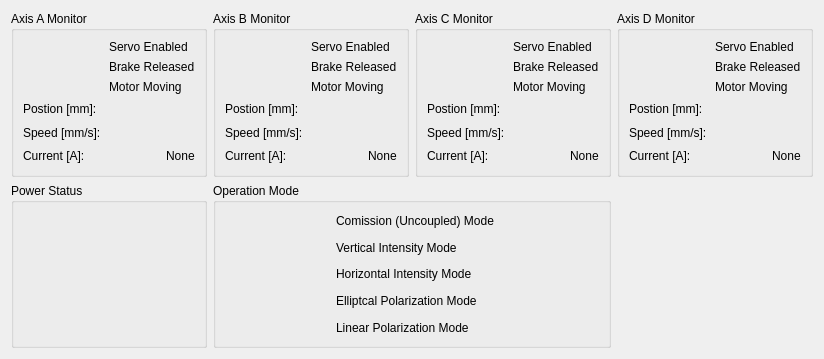
<?xml version="1.0" encoding="UTF-8"?>
<ui version="4.0">
 <class>monitor_wg</class>
 <widget class="QWidget" name="monitor_wg">
  <property name="geometry">
   <rect>
    <x>0</x>
    <y>0</y>
    <width>824</width>
    <height>359</height>
   </rect>
  </property>
  <property name="windowTitle">
   <string>Form</string>
  </property>
  <property name="locale">
   <locale language="English" country="UnitedStates"/>
  </property>
  <layout class="QGridLayout" name="gridLayout_7">
   <item row="0" column="0">
    <widget class="QGroupBox" name="groupBox_2">
     <property name="title">
      <string>Axis A Monitor</string>
     </property>
     <layout class="QGridLayout" name="gridLayout_9">
      <item row="0" column="0" colspan="2">
       <layout class="QGridLayout" name="gridLayout">
        <item row="2" column="1">
         <widget class="QLabel" name="label_7">
          <property name="text">
           <string>Motor Moving</string>
          </property>
         </widget>
        </item>
        <item row="2" column="0">
         <widget class="PyDMByteIndicator" name="bitAxisAMvn">
          <property name="sizePolicy">
           <sizepolicy hsizetype="Preferred" vsizetype="Preferred">
            <horstretch>0</horstretch>
            <verstretch>0</verstretch>
           </sizepolicy>
          </property>
          <property name="toolTip">
           <string/>
          </property>
          <property name="channel" stdset="0">
           <string>ca://und:AxisA:MoveStatus</string>
          </property>
          <property name="showLabels" stdset="0">
           <bool>false</bool>
          </property>
          <property name="circles" stdset="0">
           <bool>true</bool>
          </property>
          <property name="labels" stdset="0">
           <stringlist>
            <string>Motor Moving</string>
           </stringlist>
          </property>
         </widget>
        </item>
        <item row="0" column="0">
         <widget class="PyDMByteIndicator" name="bitAxisAEn">
          <property name="toolTip">
           <string/>
          </property>
          <property name="channel" stdset="0">
           <string>ca://und:AxisA:DriveEnableStatus</string>
          </property>
          <property name="showLabels" stdset="0">
           <bool>false</bool>
          </property>
          <property name="circles" stdset="0">
           <bool>true</bool>
          </property>
          <property name="labels" stdset="0">
           <stringlist>
            <string>Servo Enabled</string>
           </stringlist>
          </property>
         </widget>
        </item>
        <item row="0" column="1">
         <widget class="QLabel" name="label_6">
          <property name="text">
           <string>Servo Enabled</string>
          </property>
         </widget>
        </item>
        <item row="1" column="0">
         <widget class="PyDMByteIndicator" name="bitAxisABrk">
          <property name="sizePolicy">
           <sizepolicy hsizetype="Preferred" vsizetype="Preferred">
            <horstretch>0</horstretch>
            <verstretch>0</verstretch>
           </sizepolicy>
          </property>
          <property name="toolTip">
           <string/>
          </property>
          <property name="channel" stdset="0">
           <string>ca://und:AxisA:BrakeStatus</string>
          </property>
          <property name="showLabels" stdset="0">
           <bool>false</bool>
          </property>
          <property name="circles" stdset="0">
           <bool>true</bool>
          </property>
          <property name="labels" stdset="0">
           <stringlist>
            <string>Motor Moving</string>
           </stringlist>
          </property>
         </widget>
        </item>
        <item row="1" column="1">
         <widget class="QLabel" name="label_18">
          <property name="text">
           <string>Brake Released</string>
          </property>
         </widget>
        </item>
       </layout>
      </item>
      <item row="1" column="0">
       <widget class="QLabel" name="label_14">
        <property name="text">
         <string>Postion [mm]:</string>
        </property>
       </widget>
      </item>
      <item row="1" column="1">
       <widget class="PyDMLabel" name="labelAxisAPos">
        <property name="sizePolicy">
         <sizepolicy hsizetype="Maximum" vsizetype="Preferred">
          <horstretch>0</horstretch>
          <verstretch>0</verstretch>
         </sizepolicy>
        </property>
        <property name="toolTip">
         <string/>
        </property>
        <property name="precision" stdset="0">
         <number>10</number>
        </property>
        <property name="precisionFromPV" stdset="0">
         <bool>true</bool>
        </property>
        <property name="channel" stdset="0">
         <string>ca://und:AxisA:ActualPosition</string>
        </property>
        <property name="displayFormat" stdset="0">
         <enum>PyDMLabel::Default</enum>
        </property>
       </widget>
      </item>
      <item row="2" column="0">
       <widget class="QLabel" name="label_22">
        <property name="text">
         <string>Speed [mm/s]:</string>
        </property>
       </widget>
      </item>
      <item row="2" column="1">
       <widget class="PyDMLabel" name="labelAxisASpd">
        <property name="sizePolicy">
         <sizepolicy hsizetype="Maximum" vsizetype="Preferred">
          <horstretch>0</horstretch>
          <verstretch>0</verstretch>
         </sizepolicy>
        </property>
        <property name="toolTip">
         <string/>
        </property>
        <property name="precision" stdset="0">
         <number>0</number>
        </property>
        <property name="precisionFromPV" stdset="0">
         <bool>true</bool>
        </property>
        <property name="channel" stdset="0">
         <string>ca://und:AxisA:ActualVelocity</string>
        </property>
        <property name="displayFormat" stdset="0">
         <enum>PyDMLabel::Default</enum>
        </property>
       </widget>
      </item>
      <item row="3" column="0">
       <widget class="QLabel" name="label_26">
        <property name="text">
         <string>Current [A]:</string>
        </property>
       </widget>
      </item>
      <item row="3" column="1">
       <widget class="PyDMLabel" name="labelAxisACur">
        <property name="sizePolicy">
         <sizepolicy hsizetype="Maximum" vsizetype="Preferred">
          <horstretch>0</horstretch>
          <verstretch>0</verstretch>
         </sizepolicy>
        </property>
        <property name="toolTip">
         <string/>
        </property>
        <property name="text">
         <string>None</string>
        </property>
        <property name="precision" stdset="0">
         <number>0</number>
        </property>
        <property name="precisionFromPV" stdset="0">
         <bool>true</bool>
        </property>
        <property name="channel" stdset="0">
         <string>ca://und:AxisA:OutputCurrent</string>
        </property>
        <property name="displayFormat" stdset="0">
         <enum>PyDMLabel::Default</enum>
        </property>
       </widget>
      </item>
     </layout>
    </widget>
   </item>
   <item row="0" column="1">
    <widget class="QGroupBox" name="groupBox_3">
     <property name="title">
      <string>Axis B Monitor</string>
     </property>
     <layout class="QGridLayout" name="gridLayout_8">
      <item row="0" column="0" colspan="2">
       <layout class="QGridLayout" name="gridLayout_2">
        <item row="0" column="1">
         <widget class="QLabel" name="label_8">
          <property name="text">
           <string>Servo Enabled</string>
          </property>
         </widget>
        </item>
        <item row="2" column="0">
         <widget class="PyDMByteIndicator" name="bitAxisBMvn">
          <property name="sizePolicy">
           <sizepolicy hsizetype="Preferred" vsizetype="Preferred">
            <horstretch>0</horstretch>
            <verstretch>0</verstretch>
           </sizepolicy>
          </property>
          <property name="toolTip">
           <string/>
          </property>
          <property name="channel" stdset="0">
           <string>ca://und:AxisB:MoveStatus</string>
          </property>
          <property name="showLabels" stdset="0">
           <bool>false</bool>
          </property>
          <property name="circles" stdset="0">
           <bool>true</bool>
          </property>
          <property name="labels" stdset="0">
           <stringlist>
            <string>Motor Moving</string>
           </stringlist>
          </property>
         </widget>
        </item>
        <item row="2" column="1">
         <widget class="QLabel" name="label_9">
          <property name="text">
           <string>Motor Moving</string>
          </property>
         </widget>
        </item>
        <item row="0" column="0">
         <widget class="PyDMByteIndicator" name="bitAxisBEn">
          <property name="toolTip">
           <string/>
          </property>
          <property name="channel" stdset="0">
           <string>ca://und:AxisB:DriveEnableStatus</string>
          </property>
          <property name="showLabels" stdset="0">
           <bool>false</bool>
          </property>
          <property name="circles" stdset="0">
           <bool>true</bool>
          </property>
          <property name="labels" stdset="0">
           <stringlist>
            <string>Servo Enabled</string>
           </stringlist>
          </property>
         </widget>
        </item>
        <item row="1" column="0">
         <widget class="PyDMByteIndicator" name="bitAxisBBrk">
          <property name="sizePolicy">
           <sizepolicy hsizetype="Preferred" vsizetype="Preferred">
            <horstretch>0</horstretch>
            <verstretch>0</verstretch>
           </sizepolicy>
          </property>
          <property name="toolTip">
           <string/>
          </property>
          <property name="channel" stdset="0">
           <string>ca://und:AxisB:BrakeStatus</string>
          </property>
          <property name="showLabels" stdset="0">
           <bool>false</bool>
          </property>
          <property name="circles" stdset="0">
           <bool>true</bool>
          </property>
          <property name="labels" stdset="0">
           <stringlist>
            <string>Motor Moving</string>
           </stringlist>
          </property>
         </widget>
        </item>
        <item row="1" column="1">
         <widget class="QLabel" name="label_19">
          <property name="text">
           <string>Brake Released</string>
          </property>
         </widget>
        </item>
       </layout>
      </item>
      <item row="1" column="0">
       <widget class="QLabel" name="label_15">
        <property name="text">
         <string>Postion [mm]:</string>
        </property>
       </widget>
      </item>
      <item row="1" column="1">
       <widget class="PyDMLabel" name="labelAxisBPos">
        <property name="sizePolicy">
         <sizepolicy hsizetype="Fixed" vsizetype="Preferred">
          <horstretch>0</horstretch>
          <verstretch>0</verstretch>
         </sizepolicy>
        </property>
        <property name="toolTip">
         <string/>
        </property>
        <property name="precision" stdset="0">
         <number>6</number>
        </property>
        <property name="precisionFromPV" stdset="0">
         <bool>true</bool>
        </property>
        <property name="channel" stdset="0">
         <string>ca://und:AxisB:ActualPosition</string>
        </property>
        <property name="displayFormat" stdset="0">
         <enum>PyDMLabel::Default</enum>
        </property>
       </widget>
      </item>
      <item row="2" column="0">
       <widget class="QLabel" name="label_23">
        <property name="text">
         <string>Speed [mm/s]:</string>
        </property>
       </widget>
      </item>
      <item row="2" column="1">
       <widget class="PyDMLabel" name="labelAxisBSpd">
        <property name="sizePolicy">
         <sizepolicy hsizetype="Maximum" vsizetype="Preferred">
          <horstretch>0</horstretch>
          <verstretch>0</verstretch>
         </sizepolicy>
        </property>
        <property name="toolTip">
         <string/>
        </property>
        <property name="precision" stdset="0">
         <number>0</number>
        </property>
        <property name="precisionFromPV" stdset="0">
         <bool>true</bool>
        </property>
        <property name="channel" stdset="0">
         <string>ca://und:AxisB:ActualVelocity</string>
        </property>
        <property name="displayFormat" stdset="0">
         <enum>PyDMLabel::Default</enum>
        </property>
       </widget>
      </item>
      <item row="3" column="0">
       <widget class="QLabel" name="label_27">
        <property name="text">
         <string>Current [A]:</string>
        </property>
       </widget>
      </item>
      <item row="3" column="1">
       <widget class="PyDMLabel" name="labelAxisBCur">
        <property name="sizePolicy">
         <sizepolicy hsizetype="Maximum" vsizetype="Preferred">
          <horstretch>0</horstretch>
          <verstretch>0</verstretch>
         </sizepolicy>
        </property>
        <property name="toolTip">
         <string/>
        </property>
        <property name="text">
         <string>None</string>
        </property>
        <property name="precision" stdset="0">
         <number>0</number>
        </property>
        <property name="precisionFromPV" stdset="0">
         <bool>true</bool>
        </property>
        <property name="channel" stdset="0">
         <string>ca://und:AxisB:OutputCurrent</string>
        </property>
        <property name="displayFormat" stdset="0">
         <enum>PyDMLabel::Default</enum>
        </property>
       </widget>
      </item>
     </layout>
    </widget>
   </item>
   <item row="0" column="2">
    <widget class="QGroupBox" name="groupBox_4">
     <property name="title">
      <string>Axis C Monitor</string>
     </property>
     <layout class="QGridLayout" name="gridLayout_12">
      <item row="0" column="0" colspan="2">
       <layout class="QGridLayout" name="gridLayout_3">
        <item row="0" column="0">
         <widget class="PyDMByteIndicator" name="bitAxisCEn">
          <property name="toolTip">
           <string/>
          </property>
          <property name="channel" stdset="0">
           <string>ca://und:AxisC:DriveEnableStatus</string>
          </property>
          <property name="showLabels" stdset="0">
           <bool>false</bool>
          </property>
          <property name="circles" stdset="0">
           <bool>true</bool>
          </property>
          <property name="labels" stdset="0">
           <stringlist>
            <string>Servo Enabled</string>
           </stringlist>
          </property>
         </widget>
        </item>
        <item row="0" column="1">
         <widget class="QLabel" name="label_10">
          <property name="text">
           <string>Servo Enabled</string>
          </property>
         </widget>
        </item>
        <item row="2" column="1">
         <widget class="QLabel" name="label_11">
          <property name="text">
           <string>Motor Moving</string>
          </property>
         </widget>
        </item>
        <item row="2" column="0">
         <widget class="PyDMByteIndicator" name="bitAxisCMvn">
          <property name="sizePolicy">
           <sizepolicy hsizetype="Preferred" vsizetype="Preferred">
            <horstretch>0</horstretch>
            <verstretch>0</verstretch>
           </sizepolicy>
          </property>
          <property name="toolTip">
           <string/>
          </property>
          <property name="channel" stdset="0">
           <string>ca://und:AxisC:MoveStatus</string>
          </property>
          <property name="showLabels" stdset="0">
           <bool>false</bool>
          </property>
          <property name="circles" stdset="0">
           <bool>true</bool>
          </property>
          <property name="labels" stdset="0">
           <stringlist>
            <string>Motor Moving</string>
           </stringlist>
          </property>
         </widget>
        </item>
        <item row="1" column="0">
         <widget class="PyDMByteIndicator" name="bitAxisCBrk">
          <property name="sizePolicy">
           <sizepolicy hsizetype="Preferred" vsizetype="Preferred">
            <horstretch>0</horstretch>
            <verstretch>0</verstretch>
           </sizepolicy>
          </property>
          <property name="toolTip">
           <string/>
          </property>
          <property name="channel" stdset="0">
           <string>ca://und:AxisC:BrakeStatus</string>
          </property>
          <property name="showLabels" stdset="0">
           <bool>false</bool>
          </property>
          <property name="circles" stdset="0">
           <bool>true</bool>
          </property>
          <property name="labels" stdset="0">
           <stringlist>
            <string>Motor Moving</string>
           </stringlist>
          </property>
         </widget>
        </item>
        <item row="1" column="1">
         <widget class="QLabel" name="label_20">
          <property name="text">
           <string>Brake Released</string>
          </property>
         </widget>
        </item>
       </layout>
      </item>
      <item row="1" column="0">
       <widget class="QLabel" name="label_16">
        <property name="text">
         <string>Postion [mm]:</string>
        </property>
       </widget>
      </item>
      <item row="1" column="1">
       <widget class="PyDMLabel" name="labelAxisCPos">
        <property name="sizePolicy">
         <sizepolicy hsizetype="Fixed" vsizetype="Preferred">
          <horstretch>0</horstretch>
          <verstretch>0</verstretch>
         </sizepolicy>
        </property>
        <property name="toolTip">
         <string/>
        </property>
        <property name="precision" stdset="0">
         <number>0</number>
        </property>
        <property name="precisionFromPV" stdset="0">
         <bool>true</bool>
        </property>
        <property name="channel" stdset="0">
         <string>ca://und:AxisC:ActualPosition.VAL</string>
        </property>
        <property name="displayFormat" stdset="0">
         <enum>PyDMLabel::Default</enum>
        </property>
       </widget>
      </item>
      <item row="2" column="0">
       <widget class="QLabel" name="label_24">
        <property name="text">
         <string>Speed [mm/s]:</string>
        </property>
       </widget>
      </item>
      <item row="2" column="1">
       <widget class="PyDMLabel" name="labelAxisCSpd">
        <property name="sizePolicy">
         <sizepolicy hsizetype="Maximum" vsizetype="Preferred">
          <horstretch>0</horstretch>
          <verstretch>0</verstretch>
         </sizepolicy>
        </property>
        <property name="toolTip">
         <string/>
        </property>
        <property name="precision" stdset="0">
         <number>0</number>
        </property>
        <property name="precisionFromPV" stdset="0">
         <bool>true</bool>
        </property>
        <property name="channel" stdset="0">
         <string>ca://und:AxisC:ActualVelocity</string>
        </property>
        <property name="displayFormat" stdset="0">
         <enum>PyDMLabel::Default</enum>
        </property>
       </widget>
      </item>
      <item row="3" column="0">
       <widget class="QLabel" name="label_28">
        <property name="text">
         <string>Current [A]:</string>
        </property>
       </widget>
      </item>
      <item row="3" column="1">
       <widget class="PyDMLabel" name="labelAxisCCur">
        <property name="sizePolicy">
         <sizepolicy hsizetype="Maximum" vsizetype="Preferred">
          <horstretch>0</horstretch>
          <verstretch>0</verstretch>
         </sizepolicy>
        </property>
        <property name="toolTip">
         <string/>
        </property>
        <property name="text">
         <string>None</string>
        </property>
        <property name="precision" stdset="0">
         <number>0</number>
        </property>
        <property name="precisionFromPV" stdset="0">
         <bool>true</bool>
        </property>
        <property name="channel" stdset="0">
         <string>ca://und:AxisC:OutputCurrent</string>
        </property>
        <property name="displayFormat" stdset="0">
         <enum>PyDMLabel::Default</enum>
        </property>
       </widget>
      </item>
     </layout>
    </widget>
   </item>
   <item row="0" column="3">
    <widget class="QGroupBox" name="groupBox_5">
     <property name="title">
      <string>Axis D Monitor</string>
     </property>
     <layout class="QGridLayout" name="gridLayout_6">
      <item row="0" column="0" colspan="2">
       <layout class="QGridLayout" name="gridLayout_4">
        <item row="2" column="0">
         <widget class="PyDMByteIndicator" name="bitAxisDMvn">
          <property name="sizePolicy">
           <sizepolicy hsizetype="Preferred" vsizetype="Preferred">
            <horstretch>0</horstretch>
            <verstretch>0</verstretch>
           </sizepolicy>
          </property>
          <property name="toolTip">
           <string/>
          </property>
          <property name="channel" stdset="0">
           <string>ca://und:AxisD:MoveStatus</string>
          </property>
          <property name="showLabels" stdset="0">
           <bool>false</bool>
          </property>
          <property name="circles" stdset="0">
           <bool>true</bool>
          </property>
          <property name="labels" stdset="0">
           <stringlist>
            <string>Motor Moving</string>
           </stringlist>
          </property>
         </widget>
        </item>
        <item row="0" column="1">
         <widget class="QLabel" name="label_12">
          <property name="text">
           <string>Servo Enabled</string>
          </property>
         </widget>
        </item>
        <item row="2" column="1">
         <widget class="QLabel" name="label_13">
          <property name="text">
           <string>Motor Moving</string>
          </property>
         </widget>
        </item>
        <item row="0" column="0">
         <widget class="PyDMByteIndicator" name="bitAxisDEn">
          <property name="toolTip">
           <string/>
          </property>
          <property name="channel" stdset="0">
           <string>ca://und:AxisD:DriveEnableStatus</string>
          </property>
          <property name="showLabels" stdset="0">
           <bool>false</bool>
          </property>
          <property name="circles" stdset="0">
           <bool>true</bool>
          </property>
          <property name="labels" stdset="0">
           <stringlist>
            <string>Servo Enabled</string>
           </stringlist>
          </property>
         </widget>
        </item>
        <item row="1" column="0">
         <widget class="PyDMByteIndicator" name="bitAxisDBrk">
          <property name="sizePolicy">
           <sizepolicy hsizetype="Preferred" vsizetype="Preferred">
            <horstretch>0</horstretch>
            <verstretch>0</verstretch>
           </sizepolicy>
          </property>
          <property name="toolTip">
           <string/>
          </property>
          <property name="channel" stdset="0">
           <string>ca://und:AxisD:BrakeStatus</string>
          </property>
          <property name="showLabels" stdset="0">
           <bool>false</bool>
          </property>
          <property name="circles" stdset="0">
           <bool>true</bool>
          </property>
          <property name="labels" stdset="0">
           <stringlist>
            <string>Motor Moving</string>
           </stringlist>
          </property>
         </widget>
        </item>
        <item row="1" column="1">
         <widget class="QLabel" name="label_21">
          <property name="text">
           <string>Brake Released</string>
          </property>
         </widget>
        </item>
       </layout>
      </item>
      <item row="1" column="0">
       <widget class="QLabel" name="label_17">
        <property name="text">
         <string>Postion [mm]:</string>
        </property>
       </widget>
      </item>
      <item row="1" column="1">
       <widget class="PyDMLabel" name="labelAxisDPos">
        <property name="sizePolicy">
         <sizepolicy hsizetype="Fixed" vsizetype="Preferred">
          <horstretch>0</horstretch>
          <verstretch>0</verstretch>
         </sizepolicy>
        </property>
        <property name="toolTip">
         <string/>
        </property>
        <property name="precision" stdset="0">
         <number>0</number>
        </property>
        <property name="precisionFromPV" stdset="0">
         <bool>true</bool>
        </property>
        <property name="channel" stdset="0">
         <string>ca://und:AxisD:ActualPosition.VAL</string>
        </property>
        <property name="displayFormat" stdset="0">
         <enum>PyDMLabel::Default</enum>
        </property>
       </widget>
      </item>
      <item row="2" column="0">
       <widget class="QLabel" name="label_25">
        <property name="text">
         <string>Speed [mm/s]:</string>
        </property>
       </widget>
      </item>
      <item row="2" column="1">
       <widget class="PyDMLabel" name="labelAxisDSpd">
        <property name="sizePolicy">
         <sizepolicy hsizetype="Maximum" vsizetype="Preferred">
          <horstretch>0</horstretch>
          <verstretch>0</verstretch>
         </sizepolicy>
        </property>
        <property name="toolTip">
         <string/>
        </property>
        <property name="precision" stdset="0">
         <number>0</number>
        </property>
        <property name="precisionFromPV" stdset="0">
         <bool>true</bool>
        </property>
        <property name="channel" stdset="0">
         <string>ca://und:AxisD:ActualVelocity</string>
        </property>
        <property name="displayFormat" stdset="0">
         <enum>PyDMLabel::Default</enum>
        </property>
       </widget>
      </item>
      <item row="3" column="0">
       <widget class="QLabel" name="label_29">
        <property name="text">
         <string>Current [A]:</string>
        </property>
       </widget>
      </item>
      <item row="3" column="1">
       <widget class="PyDMLabel" name="labelAxisDCur">
        <property name="sizePolicy">
         <sizepolicy hsizetype="Maximum" vsizetype="Preferred">
          <horstretch>0</horstretch>
          <verstretch>0</verstretch>
         </sizepolicy>
        </property>
        <property name="toolTip">
         <string/>
        </property>
        <property name="text">
         <string>None</string>
        </property>
        <property name="precision" stdset="0">
         <number>0</number>
        </property>
        <property name="precisionFromPV" stdset="0">
         <bool>true</bool>
        </property>
        <property name="channel" stdset="0">
         <string>ca://und:AxisD:OutputCurrent</string>
        </property>
        <property name="displayFormat" stdset="0">
         <enum>PyDMLabel::Default</enum>
        </property>
       </widget>
      </item>
     </layout>
    </widget>
   </item>
   <item row="1" column="0">
    <widget class="QGroupBox" name="groupBox_6">
     <property name="title">
      <string>Power Status</string>
     </property>
     <layout class="QGridLayout" name="gridLayout_11">
      <item row="0" column="0">
       <widget class="PyDMByteIndicator" name="bitContactor">
        <property name="sizePolicy">
         <sizepolicy hsizetype="Fixed" vsizetype="Preferred">
          <horstretch>0</horstretch>
          <verstretch>0</verstretch>
         </sizepolicy>
        </property>
        <property name="toolTip">
         <string/>
        </property>
        <property name="channel" stdset="0">
         <string>ca://und:EnContactor</string>
        </property>
        <property name="circles" stdset="0">
         <bool>true</bool>
        </property>
        <property name="labels" stdset="0">
         <stringlist>
          <string>Contactor</string>
         </stringlist>
        </property>
       </widget>
      </item>
     </layout>
    </widget>
   </item>
   <item row="1" column="1" colspan="2">
    <widget class="QGroupBox" name="groupBox">
     <property name="title">
      <string>Operation Mode</string>
     </property>
     <layout class="QGridLayout" name="gridLayout_10">
      <item row="0" column="0">
       <layout class="QGridLayout" name="gridLayout_5">
        <property name="verticalSpacing">
         <number>10</number>
        </property>
        <item row="0" column="0">
         <widget class="PyDMByteIndicator" name="bitCmsM">
          <property name="sizePolicy">
           <sizepolicy hsizetype="Maximum" vsizetype="Preferred">
            <horstretch>0</horstretch>
            <verstretch>0</verstretch>
           </sizepolicy>
          </property>
          <property name="toolTip">
           <string/>
          </property>
          <property name="rules" stdset="0">
           <string>[]</string>
          </property>
          <property name="alarmSensitiveBorder" stdset="0">
           <bool>true</bool>
          </property>
          <property name="channel" stdset="0">
           <string/>
          </property>
          <property name="showLabels" stdset="0">
           <bool>false</bool>
          </property>
          <property name="circles" stdset="0">
           <bool>true</bool>
          </property>
          <property name="labels" stdset="0">
           <stringlist>
            <string>Comission (Uncoupled) Mode</string>
           </stringlist>
          </property>
         </widget>
        </item>
        <item row="0" column="1">
         <widget class="QLabel" name="label">
          <property name="sizePolicy">
           <sizepolicy hsizetype="Maximum" vsizetype="Preferred">
            <horstretch>0</horstretch>
            <verstretch>0</verstretch>
           </sizepolicy>
          </property>
          <property name="text">
           <string>Comission (Uncoupled) Mode</string>
          </property>
         </widget>
        </item>
        <item row="1" column="0">
         <widget class="PyDMByteIndicator" name="bitVIM">
          <property name="sizePolicy">
           <sizepolicy hsizetype="Maximum" vsizetype="Preferred">
            <horstretch>0</horstretch>
            <verstretch>0</verstretch>
           </sizepolicy>
          </property>
          <property name="toolTip">
           <string/>
          </property>
          <property name="channel" stdset="0">
           <string>ca://und:GearVIM</string>
          </property>
          <property name="showLabels" stdset="0">
           <bool>false</bool>
          </property>
          <property name="circles" stdset="0">
           <bool>true</bool>
          </property>
          <property name="labels" stdset="0">
           <stringlist>
            <string>Vertical Intensity Mode</string>
           </stringlist>
          </property>
         </widget>
        </item>
        <item row="1" column="1">
         <widget class="QLabel" name="label_2">
          <property name="text">
           <string>Vertical Intensity Mode</string>
          </property>
         </widget>
        </item>
        <item row="2" column="0">
         <widget class="PyDMByteIndicator" name="bitHIM">
          <property name="sizePolicy">
           <sizepolicy hsizetype="Maximum" vsizetype="Preferred">
            <horstretch>0</horstretch>
            <verstretch>0</verstretch>
           </sizepolicy>
          </property>
          <property name="toolTip">
           <string/>
          </property>
          <property name="channel" stdset="0">
           <string>ca://und:GearHIM</string>
          </property>
          <property name="showLabels" stdset="0">
           <bool>false</bool>
          </property>
          <property name="circles" stdset="0">
           <bool>true</bool>
          </property>
          <property name="labels" stdset="0">
           <stringlist>
            <string>Horizontal Intensity Mode</string>
           </stringlist>
          </property>
         </widget>
        </item>
        <item row="2" column="1">
         <widget class="QLabel" name="label_3">
          <property name="text">
           <string>Horizontal Intensity Mode</string>
          </property>
         </widget>
        </item>
        <item row="3" column="0">
         <widget class="PyDMByteIndicator" name="bitEPM">
          <property name="sizePolicy">
           <sizepolicy hsizetype="Maximum" vsizetype="Preferred">
            <horstretch>0</horstretch>
            <verstretch>0</verstretch>
           </sizepolicy>
          </property>
          <property name="toolTip">
           <string/>
          </property>
          <property name="channel" stdset="0">
           <string>ca://und:GearEPM</string>
          </property>
          <property name="showLabels" stdset="0">
           <bool>false</bool>
          </property>
          <property name="circles" stdset="0">
           <bool>true</bool>
          </property>
          <property name="labels" stdset="0">
           <stringlist>
            <string>Elliptcal Polarization Mode</string>
           </stringlist>
          </property>
         </widget>
        </item>
        <item row="3" column="1">
         <widget class="QLabel" name="label_4">
          <property name="text">
           <string>Elliptcal Polarization Mode</string>
          </property>
         </widget>
        </item>
        <item row="4" column="0">
         <widget class="PyDMByteIndicator" name="bitLPM">
          <property name="sizePolicy">
           <sizepolicy hsizetype="Maximum" vsizetype="Preferred">
            <horstretch>0</horstretch>
            <verstretch>0</verstretch>
           </sizepolicy>
          </property>
          <property name="toolTip">
           <string/>
          </property>
          <property name="channel" stdset="0">
           <string>ca://und:GearLPM</string>
          </property>
          <property name="showLabels" stdset="0">
           <bool>false</bool>
          </property>
          <property name="circles" stdset="0">
           <bool>true</bool>
          </property>
          <property name="labels" stdset="0">
           <stringlist>
            <string>Linear Polarization Mode</string>
           </stringlist>
          </property>
         </widget>
        </item>
        <item row="4" column="1">
         <widget class="QLabel" name="label_5">
          <property name="text">
           <string>Linear Polarization Mode</string>
          </property>
         </widget>
        </item>
       </layout>
      </item>
     </layout>
    </widget>
   </item>
  </layout>
 </widget>
 <customwidgets>
  <customwidget>
   <class>PyDMLabel</class>
   <extends>QLabel</extends>
   <header>pydm.widgets.label</header>
  </customwidget>
  <customwidget>
   <class>PyDMByteIndicator</class>
   <extends>QWidget</extends>
   <header>pydm.widgets.byte</header>
  </customwidget>
 </customwidgets>
 <resources/>
 <connections/>
</ui>
